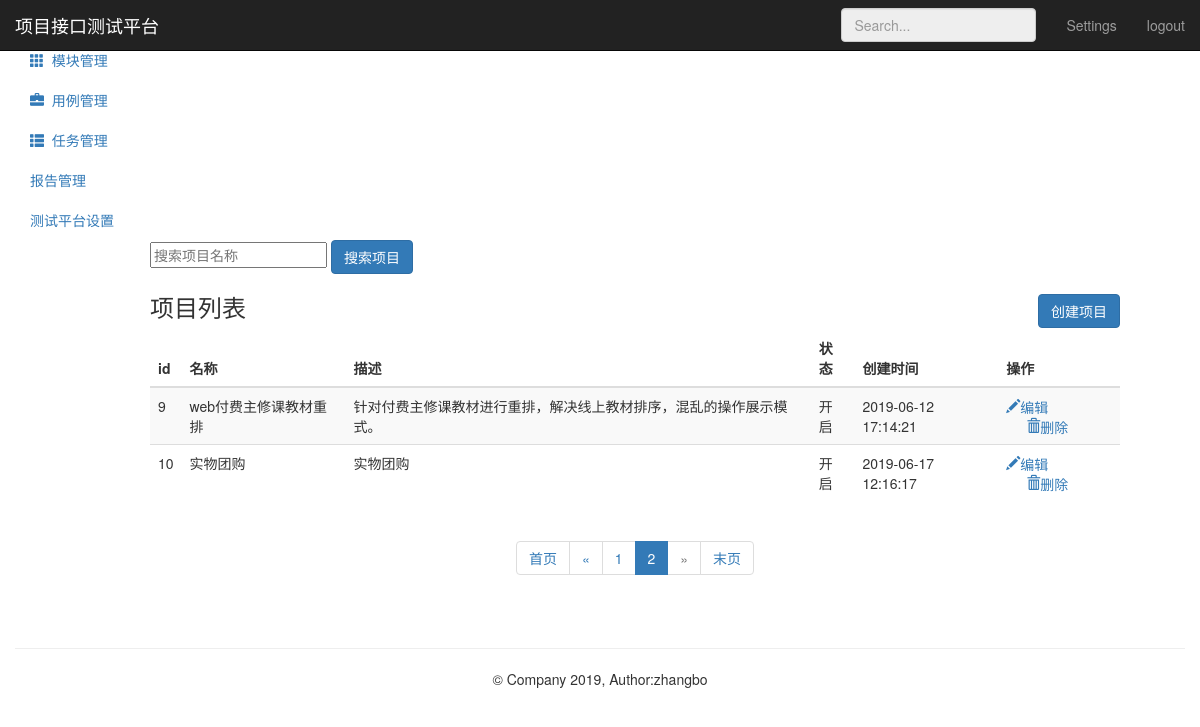
Page /project/?page=2 (signed in) on the earlier database version.
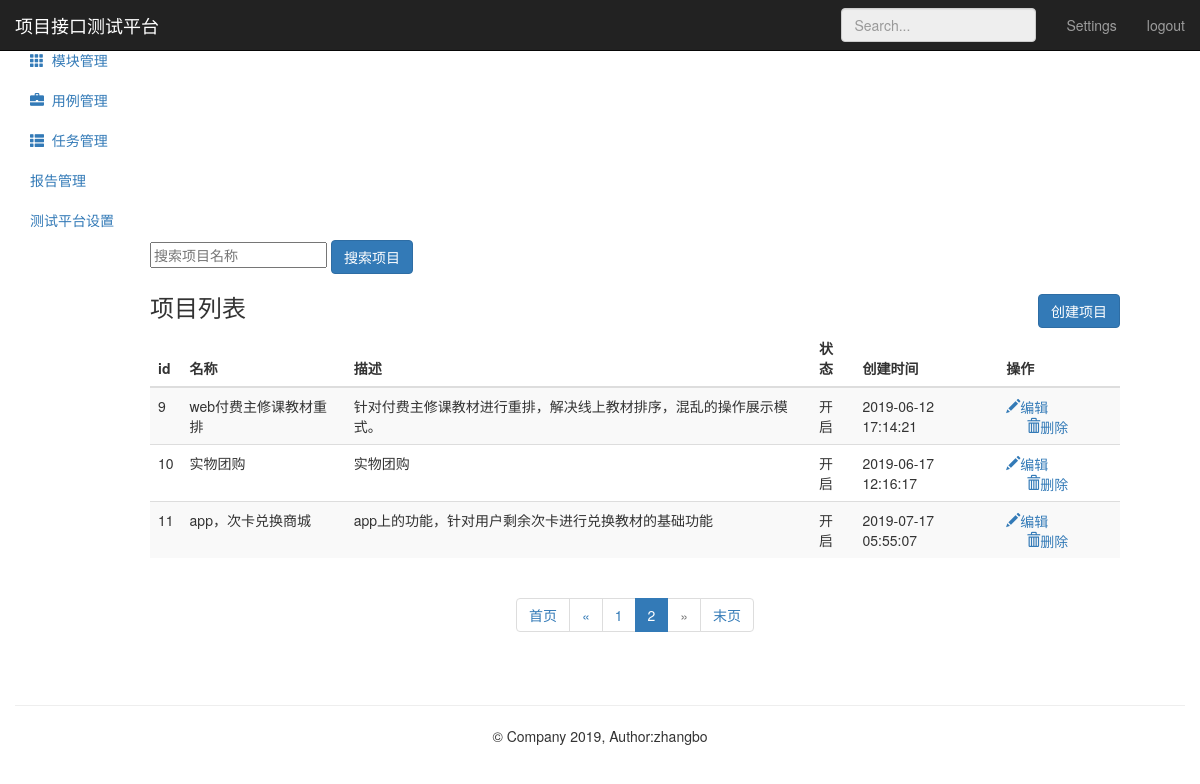
Same page on the later database version.
### project_app/models.py (models this page shows, shortened)
class Project(models.Model):
      name = models.CharField("名称",max_length=50,null=False)
      describe = models.TextField("描述",default="",max_length=50)
      status = models.BooleanField("状态",default=1)
      update_time = models.DateTimeField(auto_now=True)
      create_time = models.DateTimeField(auto_now_add=True)

### project_app/views.py (the view)
# urls.py: path('',views.project_manage),
@login_required
def project_manage(request):
    project_all = Project.objects.all()
    paginator = Paginator(project_all,5)
    paginator_num_pages = paginator.num_pages
    print ("共分：",str(paginator_num_pages)+"页")
    paginator_num_pages_array_ = paginator.page_range
    print ("数组形式表示：",paginator_num_pages_array_)
    page1 = paginator.page(1)
    print ("第一页：",page1)
    page_num = page1.number
    print ("第一页：",page_num)
    page = request.GET.get('page','')
    print ("urlpage传参：",page)
    try:
        contacts = paginator.page(page)
        print ("contacts---------->1",contacts)
    except PageNotAnInteger:
        contacts = paginator.page(1)
        print ("contacts---------->2",contacts)
    except EmptyPage:
        contacts = paginator.page(paginator.num_pages)
        print ("contacts---------->3",contacts)
    print ("第二页索引：",contacts.number)
    print ("第几页：",contacts)
    return render(request,"project.html",{"projects":contacts,
                                          "type":"list",
                                          "page":page,
                                          "page_num":page_num,
                                          "paginator_num_pages":paginator_num_pages,
                                          "paginator_num_pages_array_":paginator_num_pages_array_})

### templates/project.html (shortened to what the changed rows need)
{% extends "base.html" %}
{% block base %}
     <div class="container-fluid">
        <div class="row">
            <div style="margin-left: 135px;" class="col-sm-9 col-sm-offset-3 col-md-10 col-md-offset-2 main">
                {% if type == "list" %}
                <div class="table-responsive">
                    <table class="table table-striped">
                        <thead>
                            <tr style="text-align: center">
                                <th>id</th>
                                <th>名称</th>
                                <th>描述</th>
                                <th>状态</th>
                                <th>创建时间</th>
                                <th>操作</th>
                            </tr>
                        </thead>
                        <tbody>
                            {% for project in projects %}
                            <tr>
                                  <td>{{ project.id}}</td>
                                  <td>{{ project.name}}</td>
                                  <td>{{ project.describe}}</td>
                                  <td>
                                      {% if project.status == True %}
                                          <span>开启</span>
                                      {% elif project.status == False %}
                                          <span>禁用</span>
                                      {% endif %}
                                  </td>
                                  <td>{{ project.create_time | date:"Y-m-d H:i:s" }}</td>
                                  <td>
                                      <a href="/project/edit_project/{{ project.id }}/">
                                          <i class="glyphicon glyphicon-pencil">编辑</i>
                                      </a>
                                      <a href="/project/delete_project/{{ project.id }}/" style="margin-left:20px;"
                                              onclick="return project_del()">
                                          <i class="glyphicon glyphicon-trash">删除</i>
                                      </a>
                                  </td>
                            </tr>
                            {% endfor %}
                        </tbody>
                    </table>
                </div>
                {% endif %}
                {% if type == "list" %}
                    <div style="text-align: center;">
                       <nav aria-label="Page navigation">
                          <ul class="pagination">
                              {% if projects %}
                                  {% for p1 in paginator_num_pages_array_ %}
                                      {% if projects.has_previous %}
                                          {% if search_name %}
                                              {% if p1 == projects.number %}
                                                  <li class="active">
                                                      <a href="?search_name={{ search_name }}&page={{ p1 }}">
                                                          {{ p1 }}
                                                      </a>
                                                  </li>
                                              {% else %}
                                                  <li>
                                                      <a href="?search_name={{ search_name }}&page={{ p1 }}">
                                                          {{ p1 }}
                                                      </a>
                                                  </li>
                                              {% endif %}
                                          {% else %}
                                              {% if p1 == projects.number %}
                                                  <li class="active">
                                                      <a href="?page={{ p1 }}">
                                                          {{ p1 }}
                                                      </a>
                                                  </li>
                                              {% else %}
                                                  <li>
                                                      <a href="?page={{ p1 }}">
                                                          {{ p1 }}
                                                      </a>
                                                  </li>
                                              {% endif %}
                                          {% endif %}
                                      {% endif %}
                                  {% endfor %}
                              {% endif %}
                          </ul>
                       </nav>
                    </div>
                {% endif %}
            </div>
        </div>
     </div>
{% endblock %}

Differences in the rows shown:
added Project: id "11", name "app，次卡兑换商城", describe "app上的功能，针对用户剩余次卡进行兑换教材的基础功能", status "开启", create_time "2019-07-17 05:55:07"
